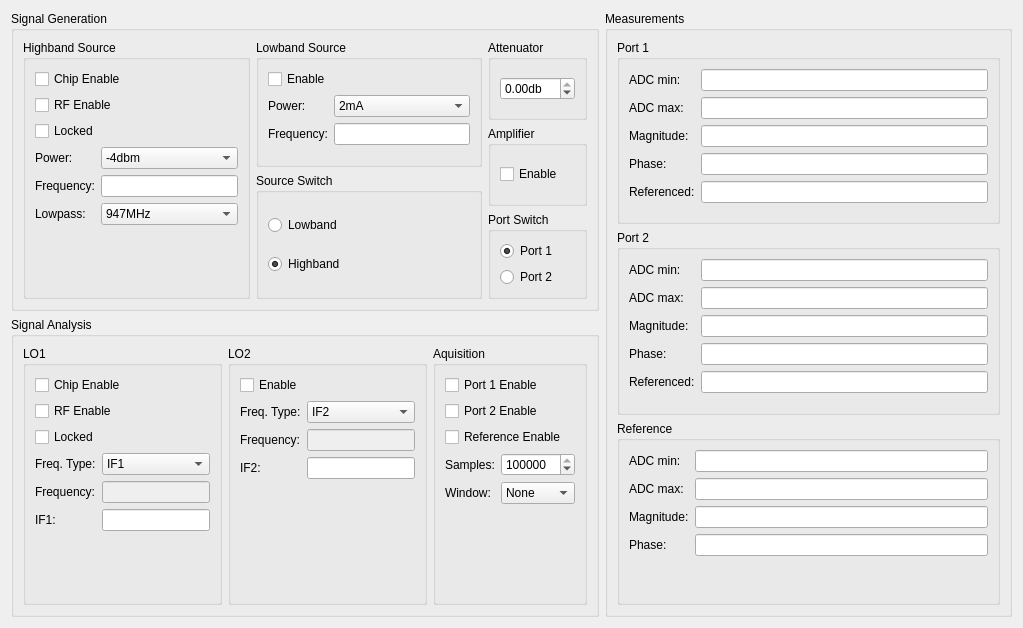
<?xml version="1.0" encoding="UTF-8"?>
<ui version="4.0">
 <class>ManualControlDialogV1</class>
 <widget class="QDialog" name="ManualControlDialogV1">
  <property name="windowModality">
   <enum>Qt::WindowModality::ApplicationModal</enum>
  </property>
  <property name="geometry">
   <rect>
    <x>0</x>
    <y>0</y>
    <width>1023</width>
    <height>628</height>
   </rect>
  </property>
  <property name="windowTitle">
   <string>Manual System Control</string>
  </property>
  <layout class="QHBoxLayout" name="horizontalLayout_4">
   <item>
    <layout class="QVBoxLayout" name="verticalLayout_15">
     <item>
      <widget class="QGroupBox" name="groupBox_10">
       <property name="title">
        <string>Signal Generation</string>
       </property>
       <layout class="QVBoxLayout" name="verticalLayout_14">
        <item>
         <layout class="QHBoxLayout" name="horizontalLayout_3">
          <item>
           <layout class="QHBoxLayout" name="horizontalLayout_2">
            <item>
             <widget class="QGroupBox" name="groupBox">
              <property name="title">
               <string>Highband Source</string>
              </property>
              <layout class="QVBoxLayout" name="verticalLayout_10">
               <item>
                <widget class="QCheckBox" name="SourceCE">
                 <property name="text">
                  <string>Chip Enable</string>
                 </property>
                </widget>
               </item>
               <item>
                <widget class="QCheckBox" name="SourceRFEN">
                 <property name="text">
                  <string>RF Enable</string>
                 </property>
                </widget>
               </item>
               <item>
                <widget class="QCheckBox" name="SourceLocked">
                 <property name="enabled">
                  <bool>true</bool>
                 </property>
                 <property name="text">
                  <string>Locked</string>
                 </property>
                </widget>
               </item>
               <item>
                <layout class="QFormLayout" name="formLayout">
                 <item row="0" column="0">
                  <widget class="QLabel" name="label">
                   <property name="text">
                    <string>Power:</string>
                   </property>
                  </widget>
                 </item>
                 <item row="0" column="1">
                  <widget class="QComboBox" name="SourceHighPower">
                   <item>
                    <property name="text">
                     <string>-4dbm</string>
                    </property>
                   </item>
                   <item>
                    <property name="text">
                     <string>-1dbm</string>
                    </property>
                   </item>
                   <item>
                    <property name="text">
                     <string>+2dbm</string>
                    </property>
                   </item>
                   <item>
                    <property name="text">
                     <string>+5dbm</string>
                    </property>
                   </item>
                  </widget>
                 </item>
                 <item row="1" column="0">
                  <widget class="QLabel" name="label_2">
                   <property name="text">
                    <string>Frequency:</string>
                   </property>
                  </widget>
                 </item>
                 <item row="1" column="1">
                  <widget class="SIUnitEdit" name="SourceHighFrequency"/>
                 </item>
                 <item row="2" column="0">
                  <widget class="QLabel" name="label_3">
                   <property name="text">
                    <string>Lowpass:</string>
                   </property>
                  </widget>
                 </item>
                 <item row="2" column="1">
                  <widget class="QComboBox" name="SourceLowpass">
                   <item>
                    <property name="text">
                     <string>947MHz</string>
                    </property>
                   </item>
                   <item>
                    <property name="text">
                     <string>1880MHz</string>
                    </property>
                   </item>
                   <item>
                    <property name="text">
                     <string>3500MHz</string>
                    </property>
                   </item>
                   <item>
                    <property name="text">
                     <string>None</string>
                    </property>
                   </item>
                  </widget>
                 </item>
                </layout>
               </item>
              </layout>
             </widget>
            </item>
            <item>
             <layout class="QVBoxLayout" name="verticalLayout_7">
              <item>
               <widget class="QGroupBox" name="groupBox_2">
                <property name="title">
                 <string>Lowband Source</string>
                </property>
                <layout class="QVBoxLayout" name="verticalLayout_2">
                 <item>
                  <layout class="QVBoxLayout" name="verticalLayout">
                   <item>
                    <widget class="QCheckBox" name="SourceLowEnable">
                     <property name="text">
                      <string>Enable</string>
                     </property>
                    </widget>
                   </item>
                   <item>
                    <layout class="QFormLayout" name="formLayout_2">
                     <item row="0" column="0">
                      <widget class="QLabel" name="label_4">
                       <property name="text">
                        <string>Power:</string>
                       </property>
                      </widget>
                     </item>
                     <item row="0" column="1">
                      <widget class="QComboBox" name="SourceLowPower">
                       <item>
                        <property name="text">
                         <string>2mA</string>
                        </property>
                       </item>
                       <item>
                        <property name="text">
                         <string>4mA</string>
                        </property>
                       </item>
                       <item>
                        <property name="text">
                         <string>6mA</string>
                        </property>
                       </item>
                       <item>
                        <property name="text">
                         <string>8mA</string>
                        </property>
                       </item>
                      </widget>
                     </item>
                     <item row="1" column="0">
                      <widget class="QLabel" name="label_5">
                       <property name="text">
                        <string>Frequency:</string>
                       </property>
                      </widget>
                     </item>
                     <item row="1" column="1">
                      <widget class="SIUnitEdit" name="SourceLowFrequency"/>
                     </item>
                    </layout>
                   </item>
                  </layout>
                 </item>
                </layout>
               </widget>
              </item>
              <item>
               <widget class="QGroupBox" name="groupBox_3">
                <property name="title">
                 <string>Source Switch</string>
                </property>
                <layout class="QVBoxLayout" name="verticalLayout_3">
                 <item>
                  <widget class="QRadioButton" name="SwitchLowband">
                   <property name="text">
                    <string>Lowband</string>
                   </property>
                   <attribute name="buttonGroup">
                    <string notr="true">SourceSwitchGroup</string>
                   </attribute>
                  </widget>
                 </item>
                 <item>
                  <widget class="QRadioButton" name="SwitchHighband">
                   <property name="text">
                    <string>Highband</string>
                   </property>
                   <property name="checked">
                    <bool>true</bool>
                   </property>
                   <attribute name="buttonGroup">
                    <string notr="true">SourceSwitchGroup</string>
                   </attribute>
                  </widget>
                 </item>
                </layout>
               </widget>
              </item>
             </layout>
            </item>
           </layout>
          </item>
          <item>
           <layout class="QVBoxLayout" name="verticalLayout_12">
            <item>
             <widget class="QGroupBox" name="groupBox_4">
              <property name="title">
               <string>Attenuator</string>
              </property>
              <layout class="QVBoxLayout" name="verticalLayout_4">
               <item>
                <widget class="QDoubleSpinBox" name="Attenuator">
                 <property name="suffix">
                  <string>db</string>
                 </property>
                 <property name="minimum">
                  <double>-31.750000000000000</double>
                 </property>
                 <property name="maximum">
                  <double>0.000000000000000</double>
                 </property>
                 <property name="singleStep">
                  <double>0.250000000000000</double>
                 </property>
                </widget>
               </item>
              </layout>
             </widget>
            </item>
            <item>
             <widget class="QGroupBox" name="groupBox_5">
              <property name="title">
               <string>Amplifier</string>
              </property>
              <layout class="QVBoxLayout" name="verticalLayout_11">
               <item>
                <widget class="QCheckBox" name="AmplifierEnable">
                 <property name="text">
                  <string>Enable</string>
                 </property>
                 <property name="checked">
                  <bool>false</bool>
                 </property>
                </widget>
               </item>
              </layout>
             </widget>
            </item>
            <item>
             <widget class="QGroupBox" name="groupBox_6">
              <property name="title">
               <string>Port Switch</string>
              </property>
              <layout class="QVBoxLayout" name="verticalLayout_5">
               <item>
                <widget class="QRadioButton" name="Port1Switch">
                 <property name="text">
                  <string>Port 1</string>
                 </property>
                 <property name="checked">
                  <bool>true</bool>
                 </property>
                 <attribute name="buttonGroup">
                  <string notr="true">PortSwitchGroup</string>
                 </attribute>
                </widget>
               </item>
               <item>
                <widget class="QRadioButton" name="Port2Switch">
                 <property name="text">
                  <string>Port 2</string>
                 </property>
                 <attribute name="buttonGroup">
                  <string notr="true">PortSwitchGroup</string>
                 </attribute>
                </widget>
               </item>
              </layout>
             </widget>
            </item>
           </layout>
          </item>
         </layout>
        </item>
       </layout>
      </widget>
     </item>
     <item>
      <widget class="QGroupBox" name="groupBox_11">
       <property name="title">
        <string>Signal Analysis</string>
       </property>
       <layout class="QVBoxLayout" name="verticalLayout_13">
        <item>
         <layout class="QHBoxLayout" name="horizontalLayout">
          <item>
           <widget class="QGroupBox" name="groupBox_7">
            <property name="title">
             <string>LO1</string>
            </property>
            <layout class="QVBoxLayout" name="verticalLayout_6">
             <item>
              <widget class="QCheckBox" name="LO1CE">
               <property name="text">
                <string>Chip Enable</string>
               </property>
              </widget>
             </item>
             <item>
              <widget class="QCheckBox" name="LO1RFEN">
               <property name="text">
                <string>RF Enable</string>
               </property>
              </widget>
             </item>
             <item>
              <widget class="QCheckBox" name="LO1locked">
               <property name="enabled">
                <bool>true</bool>
               </property>
               <property name="text">
                <string>Locked</string>
               </property>
              </widget>
             </item>
             <item>
              <layout class="QFormLayout" name="formLayout_3">
               <item row="0" column="0">
                <widget class="QLabel" name="label_8">
                 <property name="text">
                  <string>Freq. Type:</string>
                 </property>
                </widget>
               </item>
               <item row="0" column="1">
                <widget class="QComboBox" name="LO1FreqType">
                 <item>
                  <property name="text">
                   <string>IF1</string>
                  </property>
                 </item>
                 <item>
                  <property name="text">
                   <string>Absolute</string>
                  </property>
                 </item>
                </widget>
               </item>
               <item row="1" column="0">
                <widget class="QLabel" name="label_7">
                 <property name="text">
                  <string>Frequency:</string>
                 </property>
                </widget>
               </item>
               <item row="1" column="1">
                <widget class="SIUnitEdit" name="LO1Frequency">
                 <property name="enabled">
                  <bool>false</bool>
                 </property>
                </widget>
               </item>
               <item row="2" column="0">
                <widget class="QLabel" name="label_6">
                 <property name="text">
                  <string>IF1:</string>
                 </property>
                </widget>
               </item>
               <item row="2" column="1">
                <widget class="SIUnitEdit" name="IF1"/>
               </item>
              </layout>
             </item>
            </layout>
           </widget>
          </item>
          <item>
           <widget class="QGroupBox" name="groupBox_8">
            <property name="title">
             <string>LO2</string>
            </property>
            <layout class="QVBoxLayout" name="verticalLayout_9">
             <item>
              <widget class="QCheckBox" name="LO2EN">
               <property name="text">
                <string>Enable</string>
               </property>
              </widget>
             </item>
             <item>
              <layout class="QFormLayout" name="formLayout_4">
               <item row="0" column="0">
                <widget class="QLabel" name="label_9">
                 <property name="text">
                  <string>Freq. Type:</string>
                 </property>
                </widget>
               </item>
               <item row="0" column="1">
                <widget class="QComboBox" name="LO2FreqType">
                 <item>
                  <property name="text">
                   <string>IF2</string>
                  </property>
                 </item>
                 <item>
                  <property name="text">
                   <string>Absolute</string>
                  </property>
                 </item>
                </widget>
               </item>
               <item row="1" column="0">
                <widget class="QLabel" name="label_10">
                 <property name="text">
                  <string>Frequency:</string>
                 </property>
                </widget>
               </item>
               <item row="1" column="1">
                <widget class="SIUnitEdit" name="LO2Frequency">
                 <property name="enabled">
                  <bool>false</bool>
                 </property>
                </widget>
               </item>
               <item row="2" column="0">
                <widget class="QLabel" name="label_11">
                 <property name="text">
                  <string>IF2:</string>
                 </property>
                </widget>
               </item>
               <item row="2" column="1">
                <widget class="SIUnitEdit" name="IF2"/>
               </item>
              </layout>
             </item>
            </layout>
           </widget>
          </item>
          <item>
           <widget class="QGroupBox" name="groupBox_9">
            <property name="title">
             <string>Aquisition</string>
            </property>
            <layout class="QVBoxLayout" name="verticalLayout_8">
             <item>
              <widget class="QCheckBox" name="Port1Enable">
               <property name="text">
                <string>Port 1 Enable</string>
               </property>
              </widget>
             </item>
             <item>
              <widget class="QCheckBox" name="Port2Enable">
               <property name="text">
                <string>Port 2 Enable</string>
               </property>
              </widget>
             </item>
             <item>
              <widget class="QCheckBox" name="RefEnable">
               <property name="text">
                <string>Reference Enable</string>
               </property>
              </widget>
             </item>
             <item>
              <layout class="QFormLayout" name="formLayout_5">
               <item row="0" column="0">
                <widget class="QLabel" name="label_12">
                 <property name="text">
                  <string>Samples:</string>
                 </property>
                </widget>
               </item>
               <item row="0" column="1">
                <widget class="QSpinBox" name="Samples">
                 <property name="minimum">
                  <number>16</number>
                 </property>
                 <property name="maximum">
                  <number>131072</number>
                 </property>
                 <property name="singleStep">
                  <number>16</number>
                 </property>
                 <property name="value">
                  <number>131072</number>
                 </property>
                </widget>
               </item>
               <item row="1" column="0">
                <widget class="QLabel" name="label_15">
                 <property name="text">
                  <string>Window:</string>
                 </property>
                </widget>
               </item>
               <item row="1" column="1">
                <widget class="QComboBox" name="cbWindow">
                 <item>
                  <property name="text">
                   <string>None</string>
                  </property>
                 </item>
                 <item>
                  <property name="text">
                   <string>Kaiser</string>
                  </property>
                 </item>
                 <item>
                  <property name="text">
                   <string>Hann</string>
                  </property>
                 </item>
                 <item>
                  <property name="text">
                   <string>Flat Top</string>
                  </property>
                 </item>
                </widget>
               </item>
              </layout>
             </item>
            </layout>
           </widget>
          </item>
         </layout>
        </item>
       </layout>
      </widget>
     </item>
    </layout>
   </item>
   <item>
    <widget class="QGroupBox" name="groupBox_12">
     <property name="title">
      <string>Measurements</string>
     </property>
     <layout class="QVBoxLayout" name="verticalLayout_16">
      <item>
       <widget class="QGroupBox" name="groupBox_16">
        <property name="title">
         <string>Port 1</string>
        </property>
        <layout class="QVBoxLayout" name="verticalLayout_19">
         <item>
          <layout class="QFormLayout" name="formLayout_9">
           <item row="0" column="0">
            <widget class="QLabel" name="label_25">
             <property name="text">
              <string>ADC min:</string>
             </property>
            </widget>
           </item>
           <item row="0" column="1">
            <widget class="QLineEdit" name="port1min"/>
           </item>
           <item row="1" column="0">
            <widget class="QLabel" name="label_26">
             <property name="text">
              <string>ADC max:</string>
             </property>
            </widget>
           </item>
           <item row="1" column="1">
            <widget class="QLineEdit" name="port1max"/>
           </item>
           <item row="2" column="0">
            <widget class="QLabel" name="label_27">
             <property name="text">
              <string>Magnitude:</string>
             </property>
            </widget>
           </item>
           <item row="2" column="1">
            <widget class="QLineEdit" name="port1mag"/>
           </item>
           <item row="3" column="0">
            <widget class="QLabel" name="label_28">
             <property name="text">
              <string>Phase:</string>
             </property>
            </widget>
           </item>
           <item row="3" column="1">
            <widget class="QLineEdit" name="port1phase"/>
           </item>
           <item row="4" column="0">
            <widget class="QLabel" name="label_13">
             <property name="text">
              <string>Referenced:</string>
             </property>
            </widget>
           </item>
           <item row="4" column="1">
            <widget class="QLineEdit" name="port1referenced"/>
           </item>
          </layout>
         </item>
        </layout>
       </widget>
      </item>
      <item>
       <widget class="QGroupBox" name="groupBox_14">
        <property name="title">
         <string>Port 2</string>
        </property>
        <layout class="QVBoxLayout" name="verticalLayout_17">
         <item>
          <layout class="QFormLayout" name="formLayout_7">
           <item row="0" column="0">
            <widget class="QLabel" name="label_17">
             <property name="text">
              <string>ADC min:</string>
             </property>
            </widget>
           </item>
           <item row="0" column="1">
            <widget class="QLineEdit" name="port2min"/>
           </item>
           <item row="1" column="0">
            <widget class="QLabel" name="label_18">
             <property name="text">
              <string>ADC max:</string>
             </property>
            </widget>
           </item>
           <item row="1" column="1">
            <widget class="QLineEdit" name="port2max"/>
           </item>
           <item row="2" column="0">
            <widget class="QLabel" name="label_19">
             <property name="text">
              <string>Magnitude:</string>
             </property>
            </widget>
           </item>
           <item row="2" column="1">
            <widget class="QLineEdit" name="port2mag"/>
           </item>
           <item row="3" column="0">
            <widget class="QLabel" name="label_20">
             <property name="text">
              <string>Phase:</string>
             </property>
            </widget>
           </item>
           <item row="3" column="1">
            <widget class="QLineEdit" name="port2phase"/>
           </item>
           <item row="4" column="0">
            <widget class="QLabel" name="label_14">
             <property name="text">
              <string>Referenced:</string>
             </property>
            </widget>
           </item>
           <item row="4" column="1">
            <widget class="QLineEdit" name="port2referenced"/>
           </item>
          </layout>
         </item>
        </layout>
       </widget>
      </item>
      <item>
       <widget class="QGroupBox" name="groupBox_15">
        <property name="title">
         <string>Reference</string>
        </property>
        <layout class="QVBoxLayout" name="verticalLayout_18">
         <item>
          <layout class="QFormLayout" name="formLayout_8">
           <item row="0" column="0">
            <widget class="QLabel" name="label_21">
             <property name="text">
              <string>ADC min:</string>
             </property>
            </widget>
           </item>
           <item row="0" column="1">
            <widget class="QLineEdit" name="refmin"/>
           </item>
           <item row="1" column="0">
            <widget class="QLabel" name="label_22">
             <property name="text">
              <string>ADC max:</string>
             </property>
            </widget>
           </item>
           <item row="1" column="1">
            <widget class="QLineEdit" name="refmax"/>
           </item>
           <item row="2" column="0">
            <widget class="QLabel" name="label_23">
             <property name="text">
              <string>Magnitude:</string>
             </property>
            </widget>
           </item>
           <item row="2" column="1">
            <widget class="QLineEdit" name="refmag"/>
           </item>
           <item row="3" column="0">
            <widget class="QLabel" name="label_24">
             <property name="text">
              <string>Phase:</string>
             </property>
            </widget>
           </item>
           <item row="3" column="1">
            <widget class="QLineEdit" name="refphase"/>
           </item>
          </layout>
         </item>
        </layout>
       </widget>
      </item>
     </layout>
    </widget>
   </item>
  </layout>
 </widget>
 <customwidgets>
  <customwidget>
   <class>SIUnitEdit</class>
   <extends>QLineEdit</extends>
   <header>CustomWidgets/siunitedit.h</header>
  </customwidget>
 </customwidgets>
 <resources/>
 <connections/>
 <buttongroups>
  <buttongroup name="SourceSwitchGroup"/>
  <buttongroup name="PortSwitchGroup"/>
 </buttongroups>
</ui>
